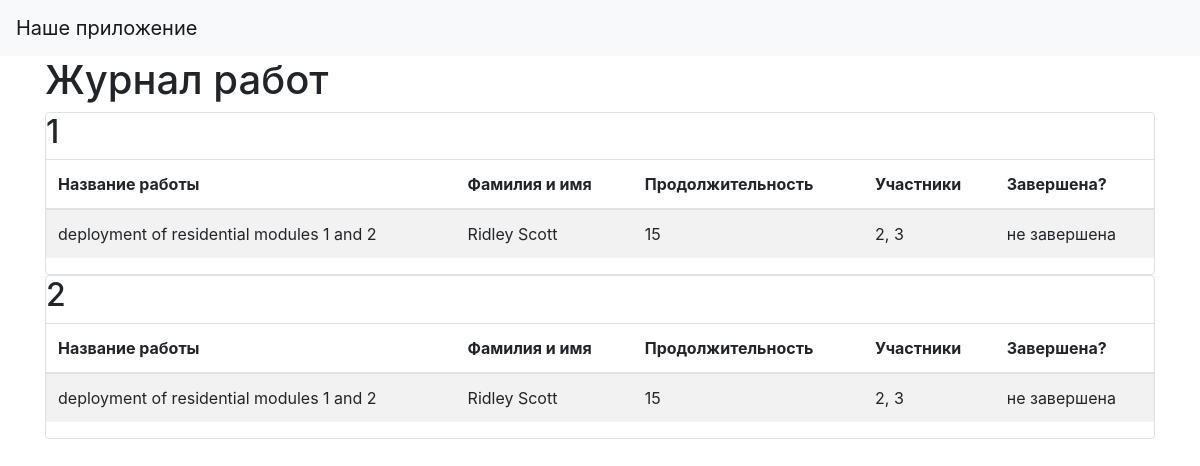
The page / on the database its author committed.
### data/jobs.py (models this page shows)
class Jobs(SqlAlchemyBase):
    __tablename__ = 'jobs'
    id = sqlalchemy.Column(sqlalchemy.Integer,
                           primary_key=True, autoincrement=True)
    team_leader = sqlalchemy.Column(sqlalchemy.Integer, sqlalchemy.ForeignKey("users.id"))
    job = sqlalchemy.Column(sqlalchemy.String)
    work_size = sqlalchemy.Column(sqlalchemy.Integer)
    collaborators = sqlalchemy.Column(sqlalchemy.String)
    start_date = sqlalchemy.Column(sqlalchemy.DateTime,
                                   default=datetime.datetime.now)
    end_date = sqlalchemy.Column(sqlalchemy.DateTime)
    is_finished = sqlalchemy.Column(sqlalchemy.Boolean)
    team_lead = orm.relationship('User')

### data/users.py (models this page shows, shortened)
class User(SqlAlchemyBase):
    __tablename__ = 'users'
    id = sqlalchemy.Column(sqlalchemy.Integer,
                           primary_key=True, autoincrement=True)
    surname = sqlalchemy.Column(sqlalchemy.String, nullable=True)
    name = sqlalchemy.Column(sqlalchemy.String, nullable=True)
    age = sqlalchemy.Column(sqlalchemy.Integer, nullable=True)
    position = sqlalchemy.Column(sqlalchemy.String, nullable=True)
    speciality = sqlalchemy.Column(sqlalchemy.String, nullable=True)
    address = sqlalchemy.Column(sqlalchemy.String, nullable=True)
    email = sqlalchemy.Column(sqlalchemy.String,
                              index=True, unique=True, nullable=True)
    hashed_password = sqlalchemy.Column(sqlalchemy.String, nullable=True)
    modified_date = sqlalchemy.Column(sqlalchemy.DateTime,
                                      default=datetime.datetime.now)

### 1main.py (the view)
@app.route("/")
def index():
    db_sess = db_session.create_session()
    jobs = db_sess.query(Jobs).all()
    return render_template("index.html", jobs=jobs)

### data/db_session.py (called while the page is built)
def create_session() -> Session:
    global __factory
    return __factory()

### templates/index.html
{% extends "base.html" %}
{% block content %}
<h1>Журнал работ</h1>
{% for item in jobs%}
<div class="col-md6 border rounded">
    <h2>{{item.id}}</h2>
    <table class="table table-striped">
  <thead>
    <tr>
      <th scope="col">Название работы</th>
      <th scope="col">Фамилия и имя</th>
      <th scope="col">Продолжительность</th>
      <th scope="col">Участники</th>
      <th scope="col">Завершена?</th>
    </tr>
  </thead>
  <tbody>
    <tr>
      <td> {{item.job}}</td>
      <td> {{item.team_lead.name}}  {{item.team_lead.surname}}</td>
      <td> {{item.work_size}}</td>
      <td> {{item.collaborators}}</td>
        {% if item.is_private %}
      <td>завершена</td>
        {% else %}
      <td>не завершена</td>
        {% endif %}
    </tr>
  </tbody>
</table>
</div>
{% endfor %}
{% endblock %}

### templates/base.html (shortened to what this page needs)
<!doctype html>
<html lang="en">
<head>
    <link rel="stylesheet"
          href="https://stackpath.bootstrapcdn.com/bootstrap/4.4.1/css/bootstrap.min.css"
>
</head>
<body>
<header>
    <nav class="navbar navbar-light bg-light">
        <a class="navbar-brand" href="#">Наше приложение</a>
    </nav>
</header>
<main role="main" class="container">
    {% block content %}{% endblock %}
</main>
</body>
</html>

### rows shown on the page
Jobs: id "1", job "deployment of residential modules 1 and 2", team_lead.name "Ridley", team_lead.surname "Scott", work_size "15", collaborators "2, 3"
Jobs: id "2", job "deployment of residential modules 1 and 2", team_lead.name "Ridley", team_lead.surname "Scott", work_size "15", collaborators "2, 3"
